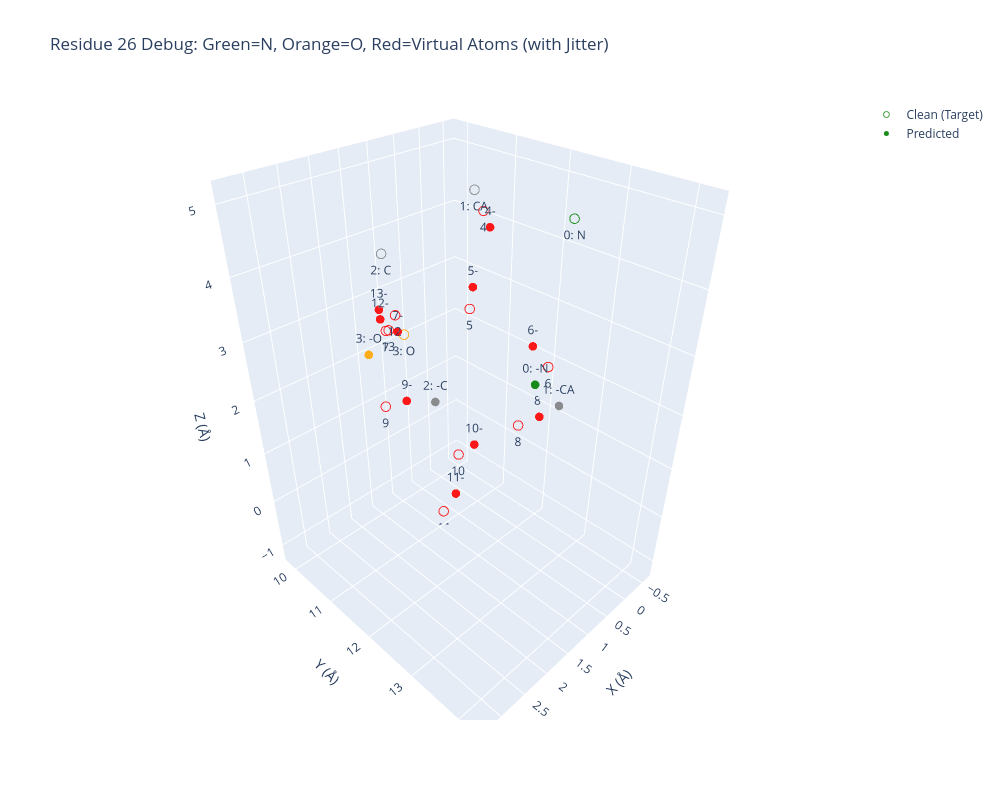

The notebook cell saved with this chart:
### Code cell
import torch
import numpy as np
import plotly.graph_objects as go

# 【新增函数：计算并打印虚拟原子到 N 和 O 的距离】
def print_virtual_atom_distances(coords_noisy: torch.Tensor, res_idx: int):
    """计算预测结构中虚拟原子(4-13)到 N(0) 和 O(3) 的欧氏距离(埃)"""
    # 获取特定残基的坐标 (注意：这里直接计算原始预测坐标，不加 jitter)
    atoms = coords_noisy[res_idx].cpu().numpy()
    
    n_coord = atoms[0]
    o_coord = atoms[3]
    
    print(f"\n=== 残基 {res_idx} 预测结构(Noisy) 虚拟原子距离分析 ===")
    print(f"{'Atom':<8} | {'Dist to N (Å)':<15} | {'Dist to O (Å)':<15}")
    print("-" * 42)
    
    for i in range(4, 14):
        v_coord = atoms[i]
        dist_to_n = np.linalg.norm(v_coord - n_coord)
        dist_to_o = np.linalg.norm(v_coord - o_coord)
        print(f"Atom {i:<3} | {dist_to_n:<15.4f} | {dist_to_o:<15.4f}")
    print("==========================================\n")


def interactive_visualize(
    coords_clean: torch.Tensor,
    coords_noisy: torch.Tensor,
    res_idx: int = 0,  
    output_html: str = None
):
    """Plotly 交互式 3D 图，用于调试 atom14 表示法中虚拟原子的空间分布"""
    
    # 提取坐标时加上 .copy()，避免原地修改影响外部数据
    clean_atoms = coords_clean[res_idx].cpu().numpy().copy()
    noisy_atoms = coords_noisy[res_idx].cpu().numpy().copy()
    
    # 【新增：添加虚伪的微小扰动】
    # 给虚拟原子（索引 4~13）加上正态分布的随机位移，以便在 3D 图中散开
    jitter_scale = 0.1  # 扰动大小 (Å)，如果还是看不清可以稍微调大
    clean_atoms[4:14] += np.random.normal(scale=jitter_scale, size=(10, 3))
    noisy_atoms[4:14] += np.random.normal(scale=jitter_scale, size=(10, 3))
    
    # 为14个原子生成悬停标签，方便你在网页上确认是哪个原子
    atom_labels = []
    for i in range(14):
        if i == 0: atom_labels.append("0: N")
        elif i == 1: atom_labels.append("1: CA")
        elif i == 2: atom_labels.append("2: C")
        elif i == 3: atom_labels.append("3: O")
        else: atom_labels.append(f"{i}")
        # else: atom_labels.append(f"{i}: Virtual/Side")

    
    atom_labels2 = []
    for i in range(14):
        if i == 0: atom_labels2.append("0: -N")
        elif i == 1: atom_labels2.append("1: -CA")
        elif i == 2: atom_labels2.append("2: -C")
        elif i == 3: atom_labels2.append("3: -O")
        else: atom_labels2.append(f"{i}-")

    # 颜色编码：N设为绿色，O设为橙色，CA/C设为灰色，虚拟原子设为红色
    marker_colors = ['green' if i==0 else 'orange' if i==3 else 'gray' if i in [1,2] else 'red' for i in range(14)]

    fig = go.Figure()
    
    # 原始/真实结构 (Clean) 
    fig.add_trace(go.Scatter3d(
        x=clean_atoms[:, 0], y=clean_atoms[:, 1], z=clean_atoms[:, 2],
        mode='markers+text',
        text=atom_labels,
        textposition="bottom center",
        name='Clean (Target)',
        marker=dict(size=6, color=marker_colors, symbol='circle-open', opacity=0.8) # 'blue'
    ))
    
    # 预测结构 (Predicted) 
    fig.add_trace(go.Scatter3d(
        x=noisy_atoms[:, 0], y=noisy_atoms[:, 1], z=noisy_atoms[:, 2],
        mode='markers+text',
        text=atom_labels2,
        textposition="top center",
        name='Predicted',
        marker=dict(size=5, color=marker_colors, opacity=0.9)
    ))
    
    fig.update_layout(
        title=f"Residue {res_idx} Debug: Green=N, Orange=O, Red=Virtual Atoms (with Jitter)",
        scene=dict(
            xaxis_title='X (Å)',
            yaxis_title='Y (Å)',
            zaxis_title='Z (Å)',
            aspectmode='data'  
        ),
        width=1000,
        height=800
    )
    
    if output_html:
        fig.write_html(output_html)
        print(f"✅ Interactive plot saved: {output_html}")
    
    fig.show()
    

# 加载文件
loaded_dict = torch.load(
    '/root/private_data/luog/codex/IgGM/see/seefile/S27_1779966612.pt', 
    map_location='cpu',    
    weights_only=True       
)

# 提取你想要查看的数据片段
coords_clean_segment = loaded_dict['clean'].squeeze(0).detach()[:,:,:] # clean
coords_noisy_segment = loaded_dict['pre'].squeeze(0).detach()[:,:,:] # pre 
target_res_idx = 26

# 【新增调用：在画图前打印距离信息】
print_virtual_atom_distances(
    coords_noisy=coords_noisy_segment, 
    res_idx=target_res_idx
)

# 使用示例：检查残基的预测情况
interactive_visualize(
    coords_clean = coords_clean_segment,
    coords_noisy = coords_noisy_segment,
    res_idx = target_res_idx  
)

### Figure 1 — Plotly figure (JSON) as saved in the notebook; plotly's stock layout.template omitted (floating-point values rounded to 4 significant figures)
{"data": [{"marker": {"color": ["green", "gray", "gray", "orange", "red", "red", "red", "red", "red", "red", "red", "red", "red", "red"], "opacity": 0.8, "size": 6, "symbol": "circle-open"}, "mode": "markers+text", "name": "Clean (Target)", "text": ["0: N", "1: CA", "2: C", "3: O", "4", "5", "6", "7", "8", "9", "10", "11", "12", "13"], "textposition": "bottom center", "type": "scatter3d", "x": [0.7486, 0.9776, 2.411, 2.927, 0.1223, 0.2102, -0.4363, 1.066, -0.2204, 1.125, 0.4744, 0.7971, 2.939, 2.91], "y": [13.25, 11.81, 11.63, 12.61, 11.16, 10.98, 12.11, 9.904, 11.72, 9.829, 10.97, 10.9, 12.49, 12.31], "z": [5.046, 5.101, 4.615, 4.089, 4.429, 2.812, 1.951, 2.332, 0.6982, 0.8181, 0.02889, -1.164, 4.297, 4.023]}, {"marker": {"color": ["green", "gray", "gray", "orange", "red", "red", "red", "red", "red", "red", "red", "red", "red", "red"], "opacity": 0.9, "size": 5}, "mode": "markers+text", "name": "Predicted", "text": ["0: -N", "1: -CA", "2: -C", "3: -O", "4-", "5-", "6-", "7-", "8-", "9-", "10-", "11-", "12-", "13-"], "textposition": "top center", "type": "scatter3d", "x": [2.54, 1.536, 2.587, 3.329, 0.4079, 0.1644, -0.5052, 1.119, -0.6058, 0.9276, 0.1089, 0.4264, 2.201, 2.079], "y": [14.25, 13.85, 12.74, 12.46, 11.57, 11.0, 11.72, 10.28, 11.87, 10.18, 11.01, 10.85, 11.25, 11.08], "z": [3.99, 3.021, 3.053, 3.928, 4.376, 3.183, 2.143, 2.486, 0.7587, 1.013, 0.07095, -0.996, 3.491, 3.527]}], "layout": {"height": 800, "scene": {"aspectmode": "data", "xaxis": {"title": {"text": "X (Å)"}}, "yaxis": {"title": {"text": "Y (Å)"}}, "zaxis": {"title": {"text": "Z (Å)"}}}, "title": {"text": "Residue 26 Debug: Green=N, Orange=O, Red=Virtual Atoms (with Jitter)"}, "width": 1000}}
